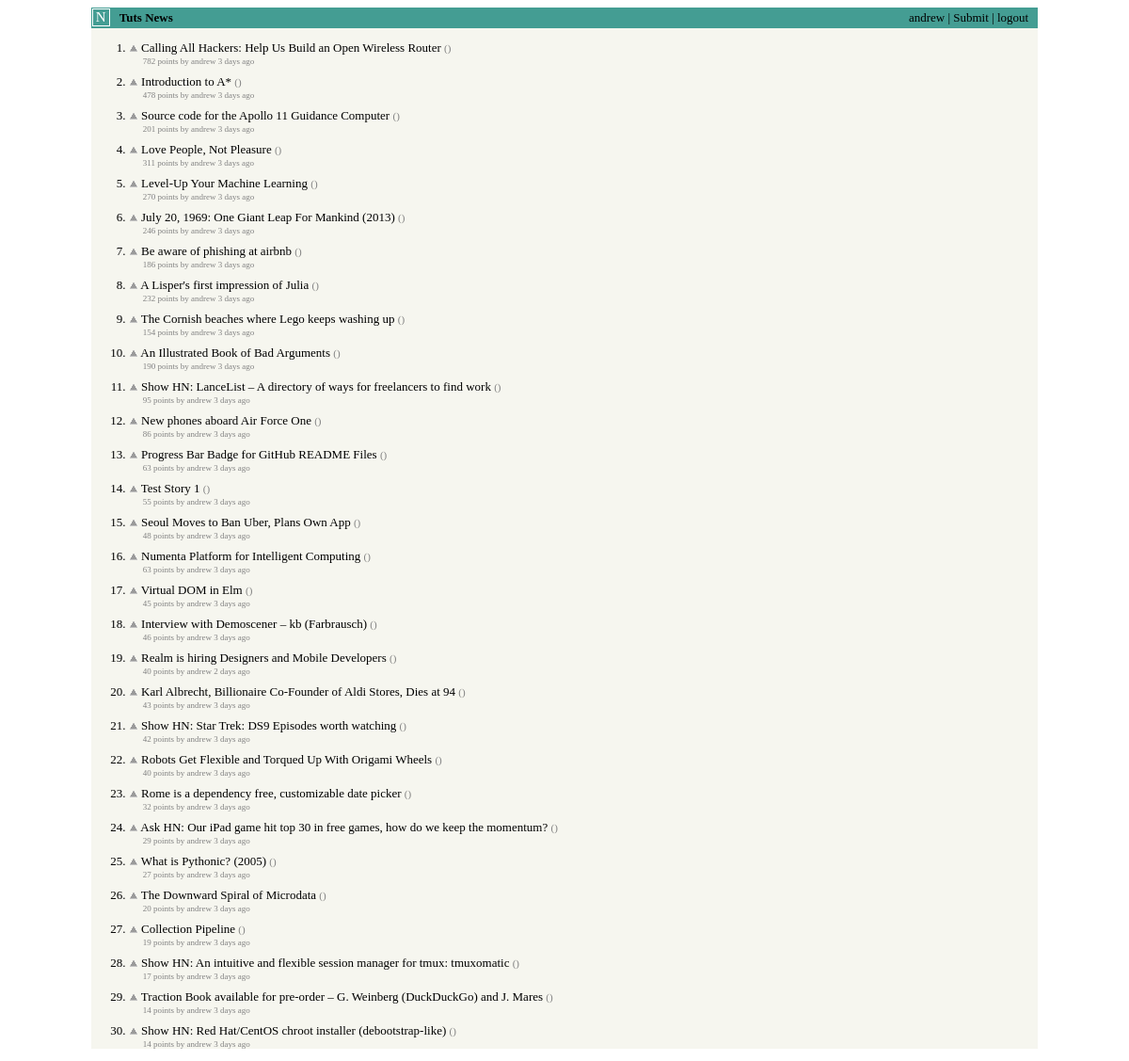
The app's page / (signed in), older data.
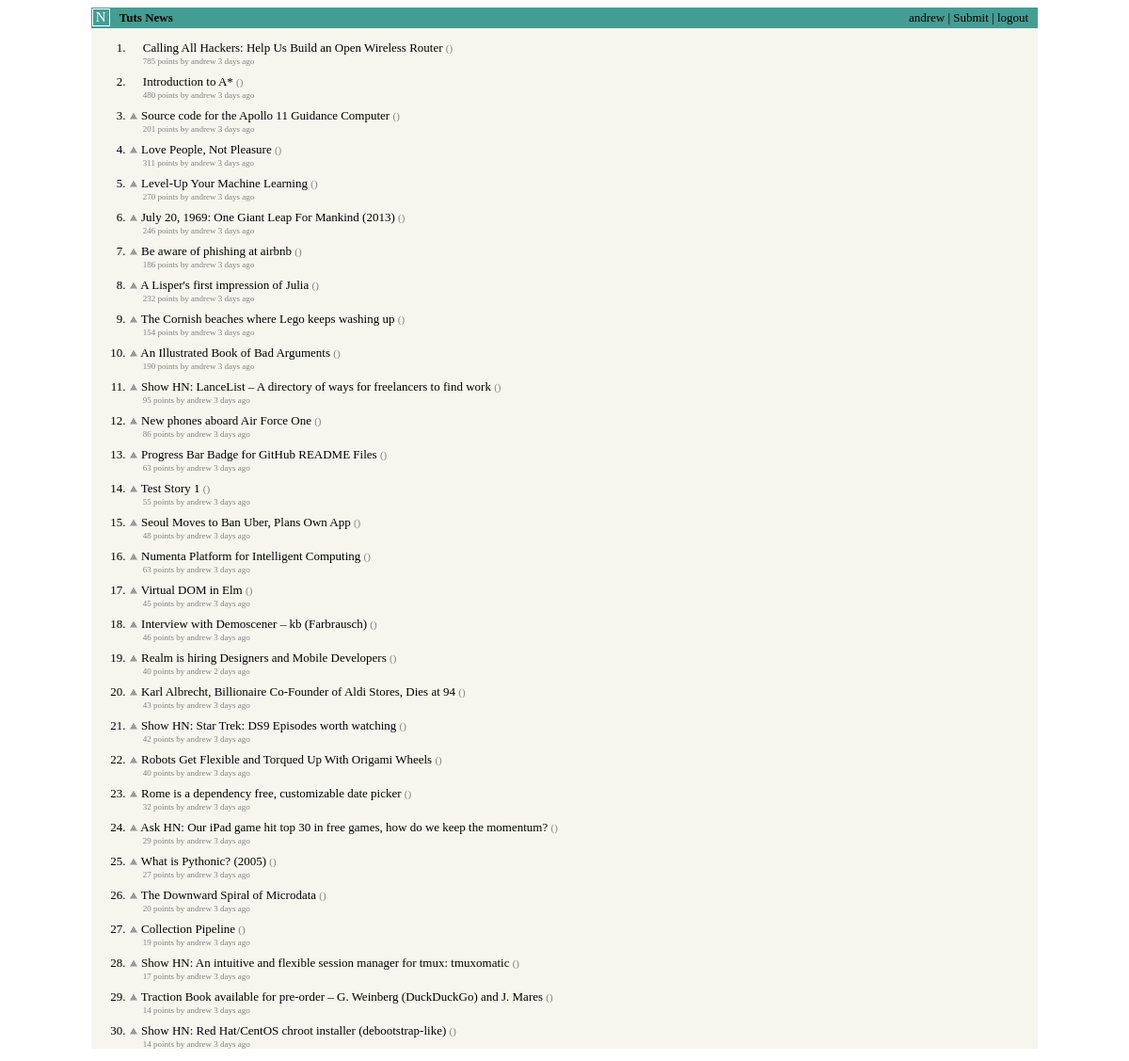
The same page, newer data.
### stories/models.py (models this page shows, shortened)
class Story(models.Model):
	title = models.CharField(max_length=200)
	url = models.URLField()
	points = models.IntegerField(default=1)
	moderator = models.ForeignKey(User, related_name='moderated_stories')# Pointer to Users Table
	voters = models.ManyToManyField(User, related_name='liked_stories')
	created_at = models.DateTimeField(auto_now_add=True)
	updated_at = models.DateTimeField(auto_now=True)
	@property
	def domain(self):
		return urlparse(self.url).netloc
	class Meta:
		verbose_name_plural = "stories"

### stories/views.py (the view)
# urls.py: url(r'^$', 'stories.views.index'),
def index(request):
	stories = top_stories(top=30)
	if request.user.is_authenticated():
		liked_stories = request.user.liked_stories.filter(id__in=[story.id for story in stories])
	else:
		liked_stories = []
	return render(request, 'stories/index.html', {
		'stories': stories,
		'user': request.user,
		'liked_stories': liked_stories,
	})

### stories/templatetags/story_extras.py (called while the page is built)
@register.filter(name='age')
def age(created_at):
	now = datetime.datetime.utcnow().replace(tzinfo=utc)
	age_in_minutes = int((now - created_at).total_seconds())/60
	if age_in_minutes < 60:
		value = age_in_minutes
		precision = 'minute'
	elif age_in_minutes < 60*24:
		value = age_in_minutes//60
		precision = 'hour'
	else:
		value = age_in_minutes//(60*24)
		precision = 'day'
	age_string = '%d %s%s ago' % (value, precision, ('s' if value > 1 else ''))
	return age_string

### stories/views.py (called while the page is built)
def score(story, gravity=1.8, timebase=120):
	points = (story.points -1)**0.8
	now = datetime.datetime.utcnow().replace(tzinfo=utc)
	age = int((now - story.created_at).total_seconds())/60
	return points/(age+timebase)**1.8

def top_stories(top=180, consider=1000):
	latest_stories = Story.objects.all().order_by('-created_at')[:consider]
	ranked_stories = sorted([(score(story), story) for story in latest_stories], reverse=True)
	return [story for _, story in ranked_stories][:top]

### stories/templates/stories/index.html (shortened to what this page needs)
{% extends "base.html" %}
{% load story_extras %}
{% block content %}
<ol>
	{% for story in stories %}
		<li>
			<p class="story-title">
				{% if user.is_authenticated and story not in liked_stories %}
					<a href="/vote/" id="story-vote-{{ story.id }}" class="vote"><img src="{{ STATIC_URL }}images/arrow.gif"></a>
					<a href="{{ story.url }}" id="story-title-{{ story.id }}">{{ story.title }}</a> <span class="domain">({{ story.domain }})</span>
				{% else %}
					<a href="{{ story.url }}" style="margin-left: 15px;">{{ story.title }}</a> <span class="domain">({{ story.domain }})</span>
				{% endif %}
			</p>
			<p class="story-info">
				{{ story.points }} points by {{ story.moderator.username }} {{ story.created_at|age }}
			</p>
		</li>
	{% endfor %}
</ol>
{% endblock content %}

### hackernews/templates/base.html (shortened to what this page needs)
<html>
<head>
	<link rel="stylesheet" type="text/css" href="{{ STATIC_URL }}css/master.css">
</head>
<body>
	<div id="content">
		<div id="header">
			<div id="site-logo">
				N
			</div>
			{% if user.is_authenticated %}
				<div id="user-info">
					{{ user.username }} | <a href="/story/">Submit</a> | <a href="/logout/">logout</a>
				</div>
			{% else %}
				<div id="user-info">
					<a href="/login/">Login</a>
				</div>
			{% endif %}
			<div id="site-title">
				<h1>Tuts News</h1>
			</div>
		</div>
		{% block content %}
		{% endblock content %}
	</div>
</body>
</html>

### hackernews/static/css/master.css (style rules this page uses)
body { font-family: Verdana; font-size: 13px; }
#content { width: 85%; margin-left: auto; margin-right: auto; background-color: #F6F6EF; }
#header { width: 100%; background-color: #449D93; }
#site-logo { display: inline-block; float: left; border: 1px solid #FFFFFF; color: #FFFFFF; font-size: 15px; margin: 1px 0 0 1px; padding: 0 3px 0 3px; }
#site-title { margin-left: 30px; }
#site-title h1 { font-family: Verdana; font-size: 13px; padding: 3px 0 3px 0; }
#user-info { float: right; margin-right: 10px; padding: 3px 0 3px 0; }
#user-info a { text-decoration: none; color: #000000; }
p.story-title { margin: 0 0 1px 0; }
p.story-title a { text-decoration: none; }
p.story-title a:link { color: #000000; }
p.story-title span.domain { color: #828282; font-size: 11px; }
p.story-info { color: #828282; font-size: 9px; margin-top: 0; margin-left: 15px; }

Row changes from the older to the newer data that the page shows:
changed Story "Calling All Hackers: Help Us Build an Open Wireless Router": points "782" → "785"
changed Story "Introduction to A*": points "478" → "480"
